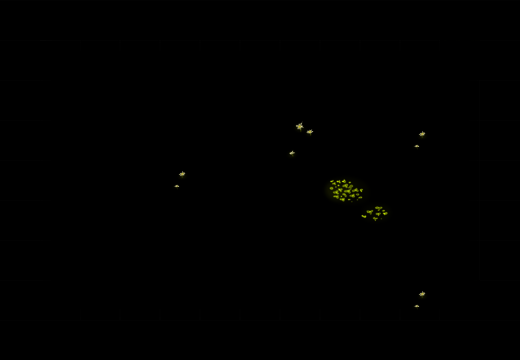

A level layout from a 2D game, rendered from its tile map. Below: a short description, then the map file with tile-grid data replaced by summaries:
An orthogonal 13x9 tile map with 40x40 px tiles, 2 tile layers (块层 1, 块层 2).

<map version="1.0" orientation="orthogonal" width="13" height="9" tilewidth="40" tileheight="40">
 <tileset firstgid="1" name="clmap_skin" tilewidth="40" tileheight="40">
  <image source="clmap_skin.png" width="400" height="440" />
 </tileset>
 <layer name="块层 1" width="13" height="9">
  <data>[117 cells, 79 non-empty, 15 distinct tile ids]</data>
 </layer>
 <layer name="块层 2" width="13" height="9">
  <data>[117 cells, 1 non-empty, 1 distinct tile ids]</data>
 </layer>
</map>
